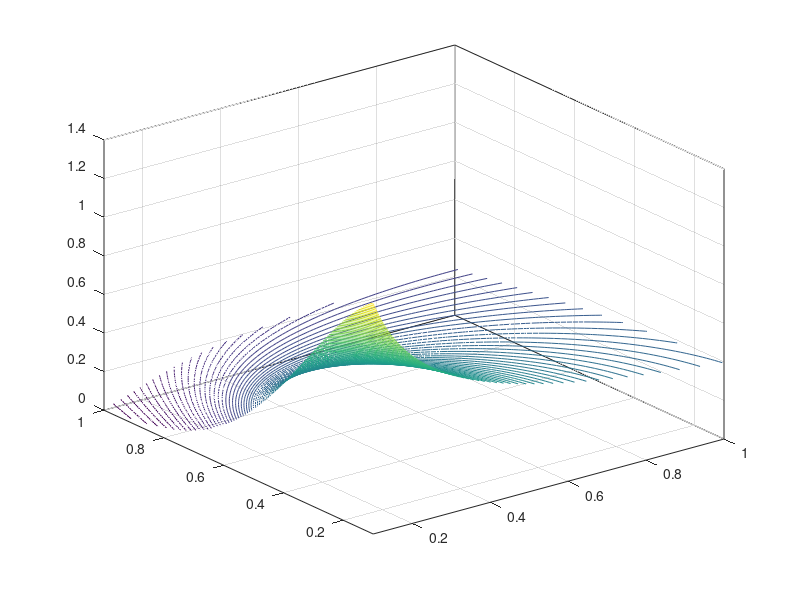

This chart was generated by the following MATLAB code: (Note: this script raises an error after producing the figure.)
[X,Y] = meshgrid(0.1:0.01:1.0);
A = (2*3.1415926*X);
B= Y.^2;
C= B./X;
D= Y.^2./(X.*2);
D = exp(-D);
A = A.^(-0.5);
Z= A.*D;
%Z = (2*3.1415926*X).^(-0.5)*exp(-(Y.^2./(X.*2))) ;
contour3(X,Y,Z,100);
          fh= gcf;
   view([-37.5000 30]);
      ax = gca;
   ax.XAxis.FontSize = 12;
ax.YAxis.FontSize = 12;
ax.ZAxis.FontSize = 12;
   xlabel('$\| \mathbf a,\mathbf b\|$','Interpreter','latex',"FontSize",15) ;
ylabel('$r$ ','Interpreter','latex',"FontSize",15) ;
zlabel(' $p_m(\mathbf a \leftarrow \mathbf b)$','Interpreter','latex',"FontSize",15);
%   set(gca,'fontsize',20);

exportgraphics(gcf,'dis2r2.png','Resolution',600);